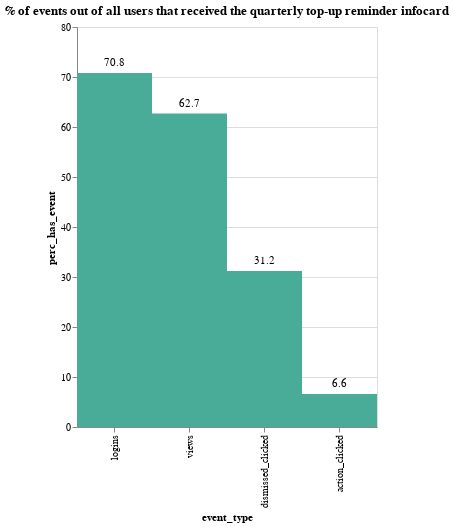

Notebook source saved alongside this figure:
### Code cell
# add login events
af.column_single_label(
    quarterly_infocards_chart_df,
    af.teal,
    "event_type:O",
    "perc_has_event:Q",
    300,
    400,
    "-y",
).properties(
    title="% of events out of all users that received the quarterly top-up reminder infocard"
)

### Figure 1 — Vega-Lite specification as saved in the notebook (floating-point values rounded to 4 significant figures)
{"config": {"view": {"continuousWidth": 400, "continuousHeight": 300}}, "layer": [{"mark": {"type": "rect", "color": "#48AC98"}, "encoding": {"x": {"field": "event_type", "sort": "-y", "type": "ordinal"}, "y": {"field": "perc_has_event", "type": "quantitative"}}, "height": 400, "width": 300}, {"mark": {"type": "text", "align": "center", "baseline": "middle", "dy": -10}, "encoding": {"text": {"field": "perc_has_event", "type": "quantitative"}, "x": {"field": "event_type", "sort": "-y", "type": "ordinal"}, "y": {"field": "perc_has_event", "type": "quantitative"}}, "height": 400, "width": 300}], "data": {"name": "data-38d8b00f1a49d9973f78d6386b7395b7"}, "title": "% of events out of all users that received the quarterly top-up reminder infocard", "$schema": "https://vega.github.io/schema/vega-lite/v4.17.0.json", "datasets": {"data-38d8b00f1a49d9973f78d6386b7395b7": [{"event_type": "logins", "no_event": 10470, "has_event": 25329, "perc_has_event": 70.8}, {"event_type": "views", "no_event": 13349, "has_event": 22450, "perc_has_event": 62.7}, {"event_type": "dismissed_clicked", "no_event": 24620, "has_event": 11179, "perc_has_event": 31.2}, {"event_type": "action_clicked", "no_event": 33424, "has_event": 2375, "perc_has_event": 6.6}]}}
